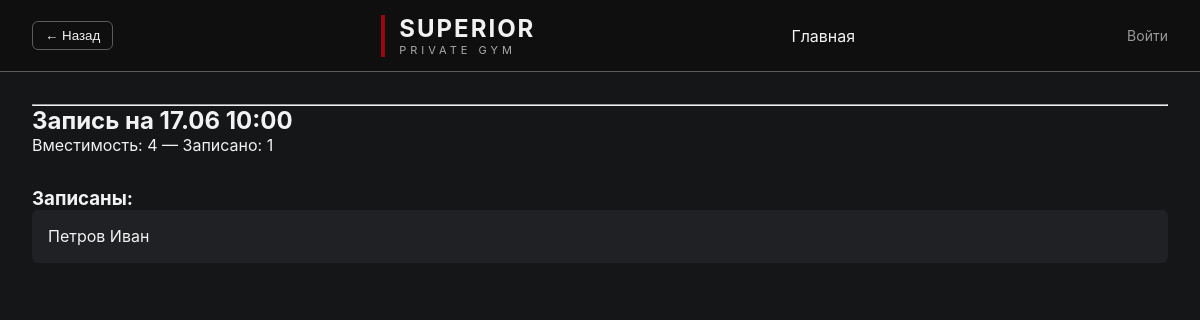
Screenshot of /slot/1?week_offset=0 with the database file from the repository.
### app/models.py (models this page shows, shortened)
class Slot(Base):
    __tablename__ = "slots"
    id = Column(Integer, primary_key=True)
    start_time = Column(DateTime)
    capacity = Column(Integer, default=4)

class Client(Base):
    __tablename__ = "clients"
    id = Column(Integer, primary_key=True)
    first_name = Column(String, nullable=True)
    last_name = Column(String, nullable=True)
    patronymic = Column(String, nullable=True)
    birth_year = Column(Integer, nullable=True)
    birth_place = Column(String, nullable=True)
    phone = Column(String, nullable=True)
    name = Column(String, nullable=True)          # legacy — полное имя одной строкой
    remaining_sessions = Column(Integer, default=1)
    login = Column(String, unique=True, nullable=True)
    password_hash = Column(String, nullable=True)

### app/routes/schedule.py (the view)
@router.get("/slot/{slot_id}")
def slot_page(
    request: Request,
    slot_id: int,
    db: Session = Depends(get_db),
    week_offset: int = 0,
    user: dict = Depends(get_current_user),
):
    slot = db.get(Slot, slot_id)
    bookings = db.query(Booking).filter(Booking.slot_id == slot_id).all()
    clients = [db.get(Client, b.client_id) for b in bookings]
    all_clients = db.query(Client).all()
    return templates.TemplateResponse(
        request=request,
        name="slot.html",
        context={
            "slot": slot,
            "clients": clients,
            "all_clients": all_clients,
            "week_offset": week_offset,
            "user": user,
        },
    )

### templates/slot.html (shortened to what this page needs)
{% extends "base.html" %}
{% block content %}
<hr />
<div class="slot-header">
	<h2>Запись на {{ slot.start_time.strftime('%d.%m %H:%M') }}</h2>
	<div class="muted">Вместимость: {{ slot.capacity }} — Записано: {{ clients|length }}</div>
</div>
{% set flash = request.query_params.get('flash') %}
{% if user and user.role in ('admin', 'trainer') %}
<h3>Записаны:</h3>
<ul class="client-list slot-client-list">
	{% for client in clients %}
	<li>
	{{ client.fio() }}
		<form method="post" action="/slot/{{ slot.id }}/remove" style="display:inline">
			<input type="hidden" name="client_id" value="{{ client.id }}" />
			<input type="hidden" name="week_offset" value="{{ week_offset }}" />
			<button class="btn"> Удалить из слота </button>
		</form>
	</li>
	{% endfor %}
</ul>
<form method="post" action="/slot/{{ slot.id }}/add">
	<select name="client_id" class="field">
		{% for client in all_clients %}
		<option value="{{ client.id }}">
		{{ client.name }}
		</option>
		{% endfor %}
	</select>
	<input type="hidden" name="week_offset" value="{{ week_offset }}" />
	<button class="btn">Добавить</button>
</form>
<hr />
<br />
<a class="btn" href="/slot/{{ slot.id }}/program?week_offset={{ week_offset }}">Тренировка</a>
<br />
<br />
<hr />
<h3>Настройки слота</h3>
<form method="post" action="/slots/edit/{{ slot.id }}" class="field">
	<input type="hidden" name="week_offset" value="{{ week_offset }}" />
	<label class="label">Время</label>
	<input class="field" type="text" name="start_time" value="{{ slot.start_time.strftime('%Y-%m-%d %H:%M') }}" required />
	<label class="label">Вместимость</label>
	<select name="capacity" class="field">
		<option value="1" {% if slot.capacity == 1 %}selected{% endif %}>1</option>
		<option value="2" {% if slot.capacity == 2 %}selected{% endif %}>2</option>
		<option value="3" {% if slot.capacity == 3 %}selected{% endif %}>3</option>
		<option value="4" {% if slot.capacity == 4 %}selected{% endif %}>4</option>
	</select>
	<div class="edit-actions">
		<button class="btn" type="submit">Сохранить</button>
	</div>
</form>
<div style="display: flex; gap: 10px; align-items: center; margin-top: 8px;">
	<form method="post" action="/slot/{{ slot.id }}/complete">
		<input type="hidden" name="week_offset" value="{{ week_offset }}" />
		<button class="btn" onclick="return confirm('Завершить тренировку?')">Завершить</button>
	</form>
	<form method="post" action="/slots/delete/{{ slot.id }}"
		onsubmit="return confirm('Удалить слот? Это удалит все бронирования.');">
		<input type="hidden" name="week_offset" value="{{ week_offset }}" />
		<button class="btn" >Удалить слот</button>
	</form>
</div>
{% else %}
<h3>Записаны:</h3>
<ul class="client-list slot-client-list">
	{% for client in clients %}
	<li>{{ client.fio() }}</li>
	{% endfor %}
</ul>
{% endif %}
{% endblock %}

### static/style.css (style rules this page uses)
:root { --bg: #151618; --surface: #1F2124; --surface-hover: #252525; --text: #f2f2f2; --muted: #aaaaaa; --accent: #9A070D; --accent-hover: #B10A11; --accent-soft: rgba(154,7,13,.15); --warm_1: #8A6A4A; --warm_2: #7B5A3D; --green: #3c8f3f; --border: #5B5B5B; --radius: 6px; --radius-lg: 10px; --pad: 10px; --pad-lg: 20px; --btn-pad: 6px 12px; --row-height: 41px; --wrapper-rows: 10; }
* { margin: 0; padding: 0; box-sizing: border-box; }
body { background: var(--bg); color: var(--text); font-family: Inter, Arial, sans-serif; min-height: 100vh; }
.slot-header { margin-bottom: 32px; }
.client-list { list-style: none; margin-bottom: 24px; }
.client-list li { background: var(--surface); padding: 12px 16px; margin-bottom: 8px; border-radius: var(--radius); }
.slot-client-list li { line-height: 1.8; }

### rows the page displays
Slot: start_time "17.06 10:00", capacity "4"
Client: fio "Петров Иван"

### other values shown
{{ clients|length }} "1"
